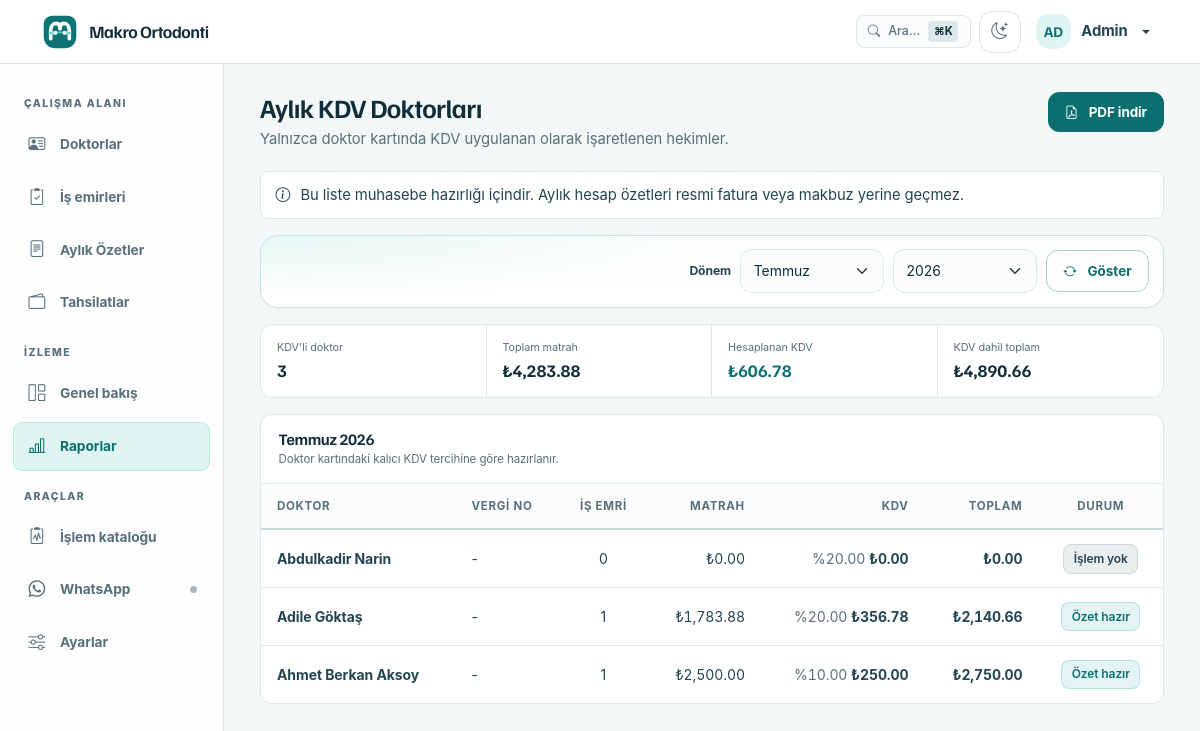
Screenshot of /reports/kdv-doctors (signed in) with the database file from the repository.
### app/models/models.py (models this page shows, shortened)
class User(UserMixin, Base, TimestampMixin):
    __tablename__ = "users"
    id: Mapped[int] = mapped_column(Integer, primary_key=True, autoincrement=True)
    username: Mapped[str] = mapped_column(String(50), nullable=False, unique=True, index=True)
    password_hash: Mapped[str] = mapped_column(String(256), nullable=False)
    full_name: Mapped[str] = mapped_column(String(150), nullable=False)
    role: Mapped[str] = mapped_column(String(20), nullable=False, default="staff", index=True)
    is_active: Mapped[bool] = mapped_column(Boolean, default=True, nullable=False)
    last_login: Mapped[datetime | None] = mapped_column(DateTime, nullable=True)
    api_token_hash: Mapped[str | None] = mapped_column(String(64), nullable=True, unique=True, index=True)
    ROLE_ADMIN = "admin"
    ROLE_STAFF = "staff"
    VALID_ROLES = [ROLE_ADMIN, ROLE_STAFF]

class Party(Base, TimestampMixin):
    __tablename__ = "parties"
    id: Mapped[int] = mapped_column(Integer, primary_key=True, autoincrement=True)
    party_type: Mapped[str] = mapped_column(
        SQLEnum(PartyType), nullable=False, default=PartyType.DENTIST, index=True
    )
    name: Mapped[str] = mapped_column(String(200), nullable=False)  # full name or company name
    phone: Mapped[str | None] = mapped_column(String(20), nullable=True, index=True)
    email: Mapped[str | None] = mapped_column(String(200), nullable=True)
    address: Mapped[str | None] = mapped_column(Text, nullable=True)
    tax_id: Mapped[str | None] = mapped_column(String(50), nullable=True)  # TC Kimlik / Vergi No
    notes: Mapped[str | None] = mapped_column(Text, nullable=True)
    is_active: Mapped[bool] = mapped_column(Boolean, default=True, nullable=False, index=True)
    previous_balance: Mapped[Decimal] = mapped_column(Numeric(12, 2), default=Decimal("0.00"), nullable=False)
    applies_kdv: Mapped[bool] = mapped_column(Boolean, default=False, nullable=False, index=True)
    first_name: Mapped[str | None] = mapped_column(String(100), nullable=True)
    last_name: Mapped[str | None] = mapped_column(String(100), nullable=True)
    date_of_birth: Mapped[date | None] = mapped_column(nullable=True)
    treatment_status: Mapped[str] = mapped_column(
        String(30), default="active", nullable=False, index=True
    )
    contact_person: Mapped[str | None] = mapped_column(String(150), nullable=True)
    contact_phone: Mapped[str | None] = mapped_column(String(20), nullable=True)
    referred_by_id: Mapped[int | None] = mapped_column(Integer, ForeignKey("parties.id"), nullable=True, index=True)
    referred_by = relationship("Party", remote_side="Party.id", foreign_keys=[referred_by_id], lazy="selectin")
    invoices: Mapped[list["Invoice"]] = relationship(
        back_populates="party", lazy="selectin"
    )
    patient: Mapped["Patient"] = relationship(
        back_populates="party", uselist=False, lazy="selectin"
    )
    treatments: Mapped[list["PatientTreatment"]] = relationship(
        back_populates="party", lazy="selectin"
    )
    work_orders: Mapped[list["WorkOrder"]] = relationship(
        back_populates="party", lazy="selectin"
    )
    previous_balance_payments: Mapped[list["PartyPayment"]] = relationship(
        back_populates="party",
        cascade="all, delete-orphan",
        lazy="selectin",
        order_by="PartyPayment.payment_date.desc(), PartyPayment.id.desc()",
    )
    __table_args__ = (
        UniqueConstraint("name", "phone", "party_type", name="uq_party_identity"),
    )
    @property
    def display_name(self) -> str:
        return self.name

### app/routes/reports.py (the view)
@reports_bp.route("/kdv-doctors")
@login_required
@permissions_required("reports.view")
def kdv_doctors():
    from app.constants import MONTHS
    year, month = _resolve_year_month()
    rows = _build_kdv_doctor_rows(year, month)
    return render_template(
        "reports/kdv_doctors.html",
        rows=rows,
        year=year,
        month=month,
        months=MONTHS,
        years=range(date.today().year + 1, date.today().year - 4, -1),
        total_net=sum((row["net_total"] for row in rows), Decimal("0.00")),
        total_vat=sum((row["vat_total"] for row in rows), Decimal("0.00")),
        total_grand=sum((row["grand_total"] for row in rows), Decimal("0.00")),
    )

### app/__init__.py (called while the page is built, shortened)
def _get_cached_setting(key: str, default: str = "") -> str:
    now = time.monotonic()
    cached = _settings_cache.get(key)
    if cached and (now - cached[0]) < _SETTINGS_CACHE_TTL:
        return cached[1]

### app/authz.py (called while the page is built)
def has_permission(user, permission: str) -> bool:
    permissions = ROLE_PERMISSIONS.get(getattr(user, "role", None), frozenset())
    return "*" in permissions or permission in permissions

def permissions_required(*permissions: str):
    def decorator(view_func):
        @wraps(view_func)
        def wrapped(*args, **kwargs):
            if not current_user.is_authenticated:
                return redirect(url_for("auth.login"))
            if not all(has_permission(current_user, permission) for permission in permissions):
                flash("Bu işlem için yetkiniz bulunmuyor.", "danger")
                return redirect(url_for("dashboard.index"))
            return view_func(*args, **kwargs)
        return wrapped
    return decorator

### app/models/models.py (called while the page is built)
def money(value: object) -> Decimal:
    if value is None:
        return Decimal("0.00")
    return Decimal(str(value)).quantize(MONEY_SCALE, rounding=ROUND_HALF_UP)

### app/routes/reports.py (called while the page is built)
def _resolve_year_month() -> tuple[int, int]:
    today = date.today()
    try:
        year = int(request.args.get("year", today.year))
    except (ValueError, TypeError):
        year = today.year
    try:
        month = int(request.args.get("month", today.month))
    except (ValueError, TypeError):
        month = today.month
    if month not in range(1, 13):
        month = today.month
    return year, month

### app/services/exchange_service.py (called while the page is built, shortened)
def get_rate_health(max_age_days: int = 2) -> dict:
    latest = db.session.execute(
        db.select(ExchangeRate)
        .order_by(ExchangeRate.rate_date.desc())
        .limit(1)
    ).scalar_one_or_none()
    age_days = (date.today() - latest.rate_date).days
    return {
        "exists": True,
        "is_stale": age_days > max_age_days,
        "age_days": age_days,
        "last_date": latest.rate_date,
        "last_rate": Decimal(str(latest.eur_to_try)),
    }

def ensure_daily_rate(max_age_days: int = 2) -> dict:
    global _last_auto_check_date
    today = date.today()
    if _last_auto_check_date == today:
        return get_rate_health(max_age_days=max_age_days)

### app/user_loader.py (called while the page is built)
@login_manager.user_loader
def load_user(user_id: str) -> User | None:
    return db.session.get(User, int(user_id))

### app/templates/reports/kdv_doctors.html (shortened to what this page needs)
{% extends "base.html" %}
{% block content %}
<header class="workspace-header">
  <div>
    <h1>Aylık KDV Doktorları</h1>
    <p>Yalnızca doktor kartında KDV uygulanan olarak işaretlenen hekimler.</p>
  </div>
  <div class="workspace-actions">
    <a href="{{ url_for('reports.kdv_doctors_pdf', year=year, month=month) }}" class="btn btn-primary" target="_blank" rel="noopener">
      <i class="bi bi-file-earmark-pdf me-1"></i>PDF indir
    </a>
  </div>
</header>
<div class="notice-strip mb-3" role="note">
  <i class="bi bi-info-circle" aria-hidden="true"></i>
  <span>Bu liste muhasebe hazırlığı içindir. Aylık hesap özetleri resmi fatura veya makbuz yerine geçmez.</span>
</div>
<form method="GET" class="workorder-period-bar mb-3">
  <div class="workorder-period-form">
    <label class="form-label mb-0" for="kdv-month">Dönem</label>
    <select class="form-select stepper-control" id="kdv-month" name="month">
      {% for month_number, month_name in months %}<option value="{{ month_number }}" {% if month_number == month %}selected{% endif %}>{{ month_name }}</option>{% endfor %}
    </select>
    <select class="form-select stepper-control" name="year" aria-label="Yıl">
      {% for option_year in years %}<option value="{{ option_year }}" {% if option_year == year %}selected{% endif %}>{{ option_year }}</option>{% endfor %}
    </select>
    <button class="btn btn-outline-primary" type="submit"><i class="bi bi-arrow-repeat me-1"></i>Göster</button>
  </div>
</form>
<div class="summary-line summary-line--four">
  <div><span>KDV'li doktor</span><strong>{{ rows|length }}</strong></div>
  <div><span>Toplam matrah</span><strong>₺{{ "{:,.2f}".format(total_net) }}</strong></div>
  <div><span>Hesaplanan KDV</span><strong class="text-primary">₺{{ "{:,.2f}".format(total_vat) }}</strong></div>
  <div><span>KDV dahil toplam</span><strong>₺{{ "{:,.2f}".format(total_grand) }}</strong></div>
</div>
<section class="work-panel">
  <div class="work-panel__header">
    <div><h2>{{ months[month - 1][1] }} {{ year }}</h2><p>Doktor kartındaki kalıcı KDV tercihine göre hazırlanır.</p></div>
  </div>
  <div class="table-responsive">
    <table class="table table-hover align-middle mb-0">
      <thead><tr><th>Doktor</th><th>Vergi no</th><th class="text-center">İş emri</th><th class="text-end">Matrah</th><th class="text-end">KDV</th><th class="text-end">Toplam</th><th class="text-center">Durum</th></tr></thead>
      <tbody>
        {% for row in rows %}
        <tr>
          <td><strong>{{ row.name }}</strong></td>
          <td>{{ row.tax_id }}</td>
          <td class="text-center">{{ row.work_order_count }}</td>
          <td class="text-end">₺{{ "{:,.2f}".format(row.net_total) }}</td>
          <td class="text-end"><span class="text-muted">%{{ "{:g}".format(row.vat_rate) }}</span> <strong>₺{{ "{:,.2f}".format(row.vat_total) }}</strong></td>
          <td class="text-end fw-bold">₺{{ "{:,.2f}".format(row.grand_total) }}</td>
          <td class="text-center"><span class="badge-tint {{ 'badge-tint-success' if row.status == 'Özet hazır' else 'badge-tint-secondary' }}">{{ row.status }}</span></td>
        </tr>
        {% else %}
        <tr><td colspan="7"><div class="empty-state-card"><div class="empty-state-icon"><i class="bi bi-percent"></i></div><h5>KDV uygulanan doktor yok</h5><p>Doktor düzenleme ekranından “KDV uygulanır” seçeneğini açabilirsiniz.</p></div></td></tr>
        {% endfor %}
      </tbody>
    </table>
  </div>
</section>
{% endblock %}

### app/templates/components/navbar.html (shortened to what this page needs)
<nav class="navbar fixed-top" aria-label="Üst menü">
    <div class="container-fluid">
        <a class="navbar-brand d-flex align-items-center" href="{{ url_for('dashboard.index') }}" aria-label="{{ clinic_name }} ana sayfa">
            <span class="brand-mark" aria-hidden="true"></span>
            <span class="brand-copy"><span>{{ clinic_name }}</span></span>
        </a>
        <ul class="navbar-nav ms-auto flex-row align-items-center gap-2">
                {% if current_user.is_authenticated %}
                <li class="nav-item">
                    <button class="cmd-k-trigger" type="button" data-bs-toggle="modal" data-bs-target="#commandPaletteModal" title="Hızlı Arama (Cmd+K)">
                        <i class="bi bi-search"></i>
                        <span class="d-none d-sm-inline">Ara...</span>
                        <span class="cmd-k-badge">⌘K</span>
                    </button>
                </li>
                <li class="nav-item">
                    <button class="theme-toggle" type="button" aria-label="Tema değiştir" title="Açık/Koyu tema">
                        <i class="bi bi-moon-stars" aria-hidden="true"></i>
                    </button>
                </li>
                <li class="nav-item dropdown">
                    <a class="nav-link dropdown-toggle user-menu" href="#" data-bs-toggle="dropdown" aria-expanded="false" aria-label="{{ current_user.full_name }} kullanıcı menüsü">
                        <span class="user-avatar" aria-hidden="true">{{ current_user.full_name[:2]|upper }}</span>
                        <span class="user-name">{{ current_user.full_name }}</span>
                    </a>
                </li>
                {% endif %}
        </ul>
    </div>
</nav>

### rows the page displays
User: full_name "AD", full_name "Admin"
Party: name "Abdulkadir Narin", tax_id "-", work_order_count "0", net_total "0.00", vat_rate "20.00", vat_total "0.00", grand_total "0.00", status "İşlem yok"
Party: name "Adile Göktaş", tax_id "-", work_order_count "1", net_total "1,783.88", vat_rate "20.00", vat_total "356.78", grand_total "2,140.66", status "Özet hazır"
Party: name "Ahmet Berkan Aksoy", tax_id "-", work_order_count "1", net_total "2,500.00", vat_rate "10.00", vat_total "250.00", grand_total "2,750.00", status "Özet hazır"

### other values shown
{{ clinic_name }} "Makro Ortodonti"
{{ rows|length }} "3"
{{ "{:,.2f}".format(total_net) }} "4,283.88"
{{ "{:,.2f}".format(total_vat) }} "606.78"
{{ "{:,.2f}".format(total_grand) }} "4,890.66"
{{ months[month - 1][1] }} "Temmuz"
{{ year }} "2026"
form field month "Temmuz"
form field year "2026"
